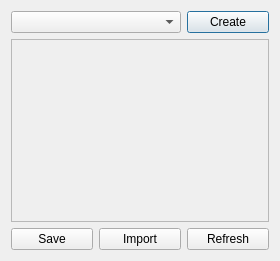
<?xml version="1.0" encoding="UTF-8"?>
<ui version="4.0">
 <class>Dialog</class>
 <widget class="QDialog" name="Dialog">
  <property name="geometry">
   <rect>
    <x>0</x>
    <y>0</y>
    <width>280</width>
    <height>261</height>
   </rect>
  </property>
  <property name="windowTitle">
   <string>Lighting Manager </string>
  </property>
  <layout class="QGridLayout" name="gridLayout_2">
   <item row="0" column="0">
    <layout class="QGridLayout" name="gridLayout">
     <item row="2" column="2">
      <widget class="QPushButton" name="create_button">
       <property name="text">
        <string>Create</string>
       </property>
      </widget>
     </item>
     <item row="4" column="2">
      <widget class="QPushButton" name="refresh_button">
       <property name="text">
        <string>Refresh</string>
       </property>
      </widget>
     </item>
     <item row="3" column="0" colspan="3">
      <widget class="QScrollArea" name="scrollArea">
       <property name="widgetResizable">
        <bool>true</bool>
       </property>
       <widget class="QWidget" name="scrollAreaWidgetContents">
        <property name="geometry">
         <rect>
          <x>0</x>
          <y>0</y>
          <width>20</width>
          <height>20</height>
         </rect>
        </property>
        <property name="sizePolicy">
         <sizepolicy hsizetype="Maximum" vsizetype="Maximum">
          <horstretch>0</horstretch>
          <verstretch>0</verstretch>
         </sizepolicy>
        </property>
        <layout class="QVBoxLayout" name="verticalLayout_3">
         <item>
          <layout class="QVBoxLayout" name="verticalLayout"/>
         </item>
        </layout>
       </widget>
      </widget>
     </item>
     <item row="2" column="0" colspan="2">
      <widget class="QComboBox" name="comboBox"/>
     </item>
     <item row="4" column="0">
      <widget class="QPushButton" name="save_button">
       <property name="text">
        <string>Save</string>
       </property>
      </widget>
     </item>
     <item row="4" column="1">
      <widget class="QPushButton" name="import_button">
       <property name="text">
        <string>Import</string>
       </property>
      </widget>
     </item>
    </layout>
   </item>
  </layout>
 </widget>
 <resources/>
 <connections/>
</ui>
